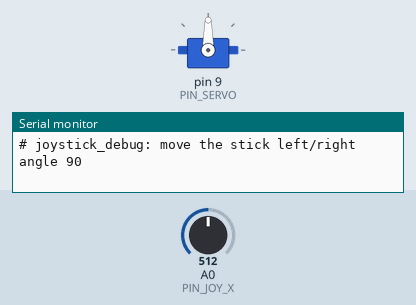
This sketch was run on a simulated Arduino Uno, built with avr-gcc and run on an emulated ATmega328P. Parts: servo, the last lines printed to the serial monitor. The test bench sets the inputs (shaded band); at power-on: A0 (PIN_JOY_X) = 512.

Above: at 1.2 s.
1.3 s: A0 (PIN_JOY_X) set to 716
At 2.2 s:
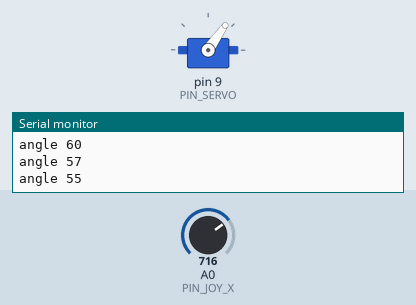
2.9 s: A0 (PIN_JOY_X) set to 900
At 4.2 s:
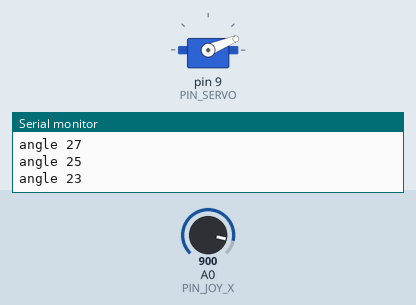
4.5 s: A0 (PIN_JOY_X) set to 1023
At 5.1 s:
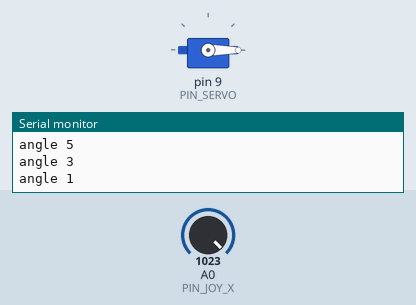
6.1 s: A0 (PIN_JOY_X) set to 306
At 7.5 s:
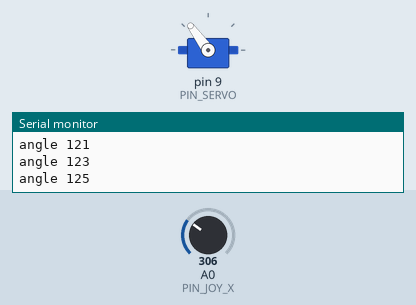
7.8 s: A0 (PIN_JOY_X) set to 122
At 8.4 s:
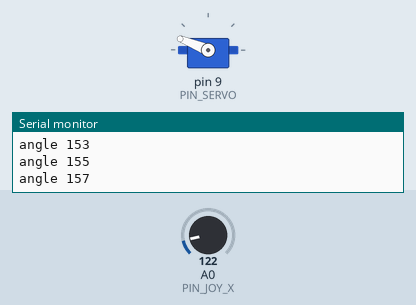
9.4 s: A0 (PIN_JOY_X) set to 0
At 9.9 s:
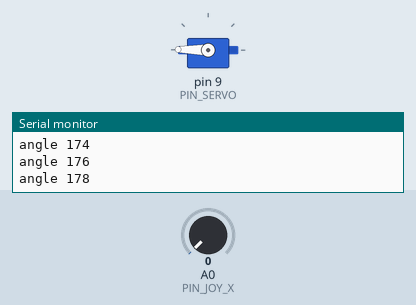
Timing chart, 0 to 12.0 s (numbered marks = the images above; inputs shaded):
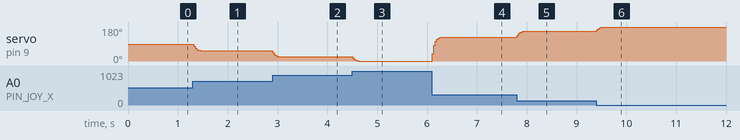

The sketch:

joystick_debug.ino
```cpp
/*
 * joystick_debug — steer the servo with the joystick module
 *
 * Push the stick left/right and the servo (and lever) follows in real
 * time. The most direct possible test: your hand in, motion out.
 *
 * Wiring (3 wires on the joystick, that's all):
 *   Servo signal (orange/yellow) -> D9      (same as always)
 *   Servo 5V / GND               -> 5V / GND
 *
 *   Joystick VCC (+5V) -> 5V
 *   Joystick GND       -> GND
 *   Joystick VRx       -> A0    (if moving the stick does nothing, try
 *                                VRy — some modules mount the stick
 *                                rotated 90 deg)
 *
 * How to use:
 *   1. Upload, open Serial Monitor at 115200 baud (optional but nice).
 *   2. Move the stick: full left = 180, full right = 0, centered = 90.
 *      That matches the radar's angle convention (0 = right).
 *
 * What you're checking:
 *   - Servo tracks the stick smoothly -> servo and wiring are good.
 *   - Servo lags, stutters, or the board resets when you sweep fast ->
 *     power problem: the servo is starving the 5V rail.
 *   - Serial angle changes but servo doesn't move -> signal wire to D9.
 */

#include <Servo.h>

const int PIN_SERVO = 9;
const int PIN_JOY_X = A0;

Servo head;
float smoothed = 90.0;    // smoothed angle, so stick jitter doesn't buzz the servo
int lastPrinted = -100;

void setup() {
  Serial.begin(115200);
  head.attach(PIN_SERVO);
  head.write(90);

  Serial.println(F("# joystick_debug: move the stick left/right"));
}

void loop() {
  // stick position -> angle. 0..1023 maps to 180..0 so that pushing
  // the stick left points the servo left (radar convention: 0 = right).
  int raw = analogRead(PIN_JOY_X);
  float target = map(raw, 0, 1023, 180, 0);

  // light smoothing: follow the stick fast, ignore the jitter
  smoothed += 0.3 * (target - smoothed);

  head.write((int)smoothed);

  if (abs((int)smoothed - lastPrinted) >= 2) {
    lastPrinted = (int)smoothed;
    Serial.print(F("angle "));
    Serial.println(lastPrinted);
  }

  delay(15);   // ~65 updates/s -- plenty for a servo
}
```

Measured:
- after the input at 1.3 s, servo on pin 9 (PIN_SERVO): 90° → 55° at once
- after the input at 2.9 s, servo on pin 9 (PIN_SERVO): 55° → 22° at once
- after the input at 4.5 s, servo on pin 9 (PIN_SERVO): 22° → 0° at once
- after the input at 6.1 s, servo on pin 9 (PIN_SERVO): 0° → 126° at once
- after the input at 7.8 s, servo on pin 9 (PIN_SERVO): 126° → 158° at once
- after the input at 9.4 s, servo on pin 9 (PIN_SERVO): 158° → 179° at once
